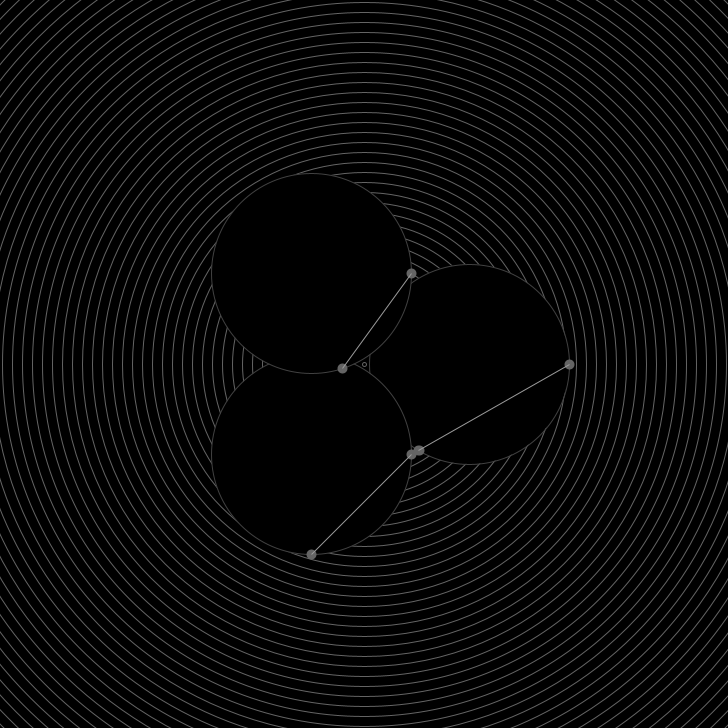
Frame 1 (no input)
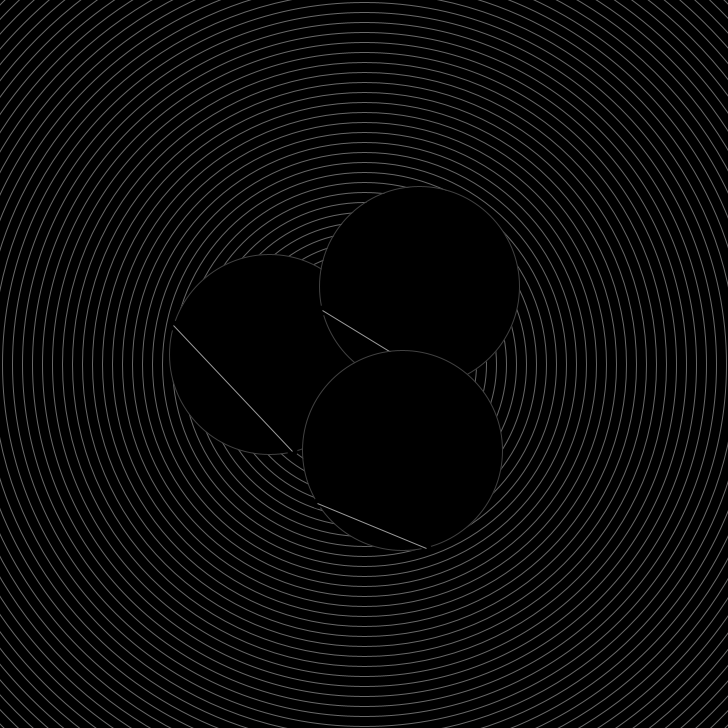
Frame 60 (the mouse pressed at the canvas centre just before this capture)
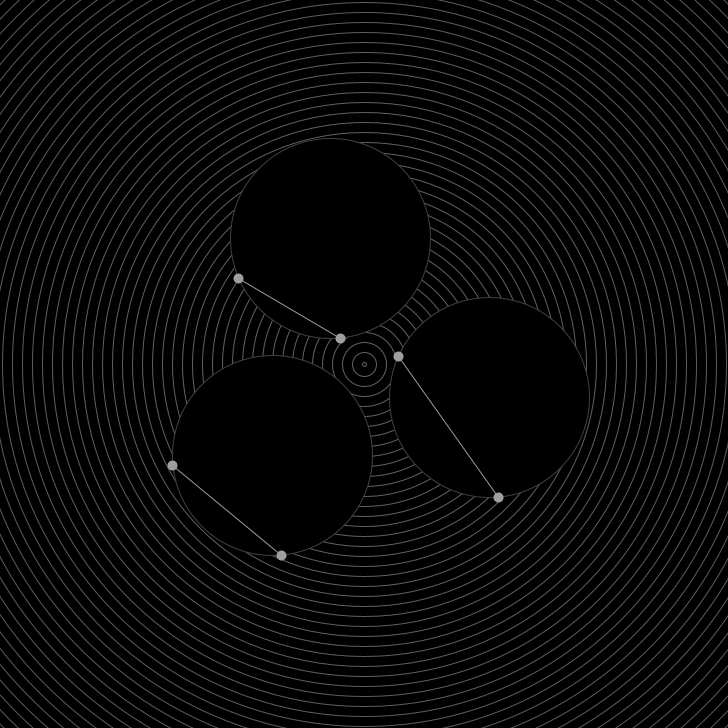
Frame 120 (the mouse held since frame 60 and released just before this capture)

The Processing sketch that drew these frames (run headless with seeded random() and noise(); from frame 60 on, the mouse is pressed at the canvas centre):

// Processing sketch: polygon
// ── polygon.pde
float angle;
float angleTriangle;
float bulbAngle;
float ecoAngle;
PVector origin;

void setup() {
  size(728, 728);
  smooth();
  angle = 0.0;
  angleTriangle = 0.0;
  origin = new PVector(width / 2, height / 2);
}

void draw() {
  background(0);
  fill(0);
  stroke(255);

  float r = map(sin(angle), -1, 1, 10, 200);
  
  // Dynamic Eco
  // float rEco = map(mouseX, 0, width, 156, 356);
  
  drawCircleEco(origin, 512);
  
  for (int i = 0; i < 3; i ++) {
    float arc =  PI / 1.5;
    float x = r * cos(angle + (arc * i));
    float y = r * sin(angle + (arc * i));
    PVector triangleOrigin = new PVector(origin.x + x, origin.y + y);

    polygon(triangleOrigin, 100, angleTriangle, (i + 3));
 }

  ecoAngle += PI / 60;
  bulbAngle += PI / 8;
  angle += 0.055;
  angleTriangle += map(sin(angle), -1, 1, 0.15, 2.5);
}

void polygon(PVector origin, float radius, float startAngle, int edges) {
  float arc = PI / (edges / 2.0);
  pushMatrix();
  translate(origin.x, origin.y);

  stroke(65);
  ellipseMode(RADIUS);
  ellipse(0, 0, radius, radius);

  beginShape();

  for (int i = 0; i < 2; i++) {
    stroke(255);
    float theta = startAngle + (arc * i);
    PVector v = calculateVertex(theta, radius);
    vertex(v.x, v.y);

    float saturation = map(sin(bulbAngle), 0, 1, 100, 255);
    stroke(saturation);
    strokeWeight(10);
    point(v.x, v.y);
    strokeWeight(1);
    stroke(155);
  }

  endShape(CLOSE);
  popMatrix();
}

void drawCircleEco(PVector origin, float r) {
  pushMatrix();

  translate(origin.x, origin.y);
  ellipseMode(RADIUS);

  for(float i = r; i >= 0; i -= 10){
    float max = map(i, 0, r, 100, 255);
    float stroke = map(sin(ecoAngle), 0, 1, 100, max);
    stroke(stroke);
    ellipse(0, 0, i, i);
  }

  popMatrix();
}

PVector calculateVertex(float theta, float radius) {
  float x = cos(theta) * radius;
  float y = sin(theta) * radius;

  return new PVector(x, y);
}
